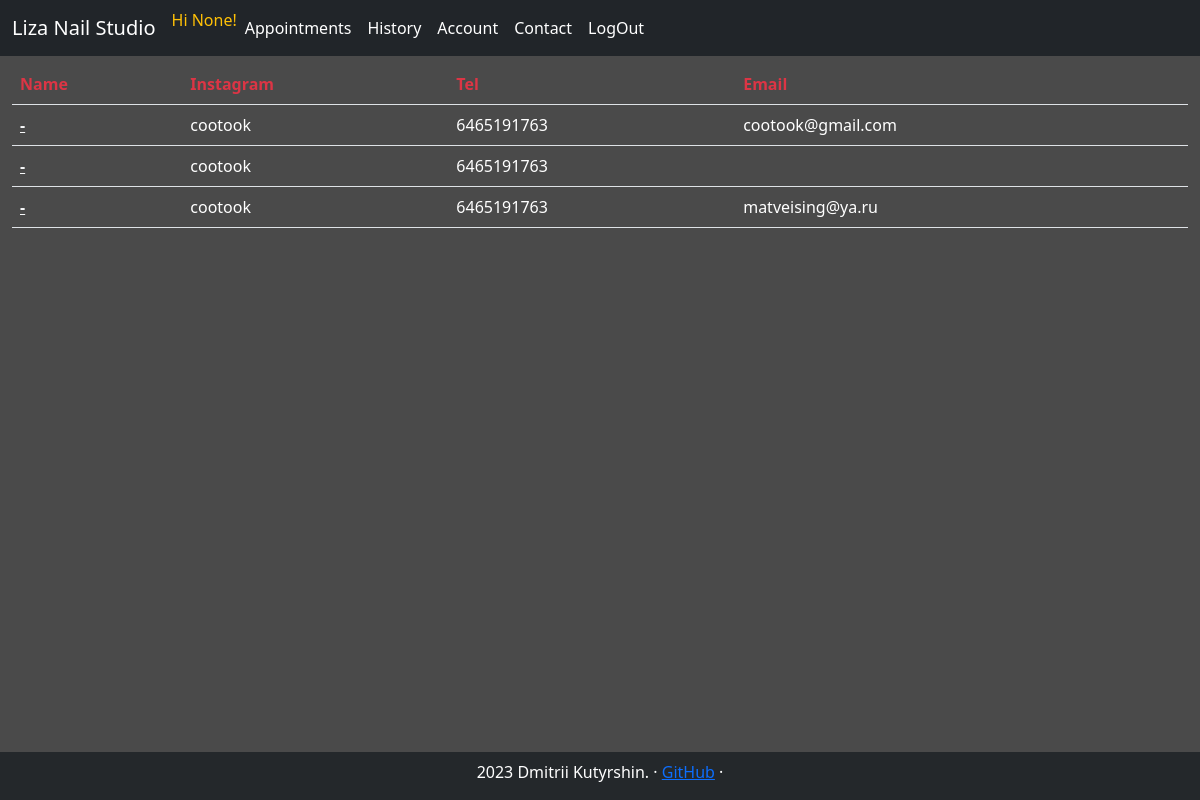
The app's page /clients/ (signed in), older data.
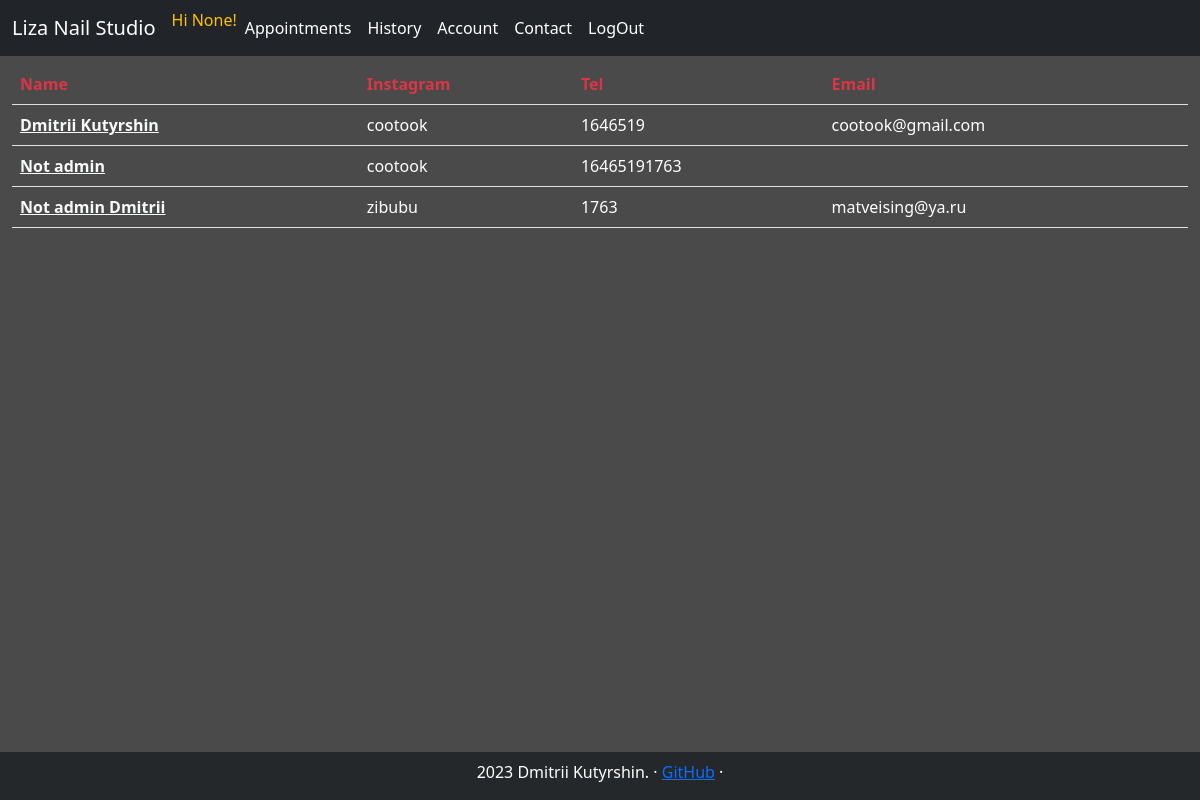
The same page, newer data.
### tables this page shows
CREATE TABLE users (id INTEGER PRIMARY KEY, is_admin INT, is_clerck INT ,  name TEXT, email TEXT, lang TEXT, instagram TEXT, tel TEXT, is_subscribed_promo INT, avatar TEXT);

### studio_app/webapp.py (the view, shortened to what this page needs)
@app.route("/clients/", methods=["GET", "POST"])
@login_required
@admin_only
def clients():
    try:
        con = sqlite3.connect("./db.db")
        cur = con.cursor()
        clients_db = cur.execute("SELECT name, instagram, tel, email, id FROM users").fetchall()
        clients = list()
        for client in clients_db:
            client_new = list()
            for el in client:
                el = "-" if el == None else el
                client_new.append(el)
            clients.append(client_new)
        print(clients)
    except Exception as er:
        con.close()
        print("##/clients/ --db connection")
        print(er)
        return  render_template("apology.html", error_message="Something went wrong")
    return render_template("clients.html", clients=clients)

### studio_app/helpers.py (called while the page is built)
def admin_only(f):
    @wraps(f)
    def decorated_function(*args, **kwargs):
        if session.get("is_admin")==0:
            return redirect("/")
        return f(*args, **kwargs)
    return decorated_function

def login_required(f):
    @wraps(f)
    def decorated_function(*args, **kwargs):
        if session.get("user_id") is None:
            return redirect("/signin")
        return f(*args, **kwargs)
    return decorated_function

### studio_app/webapp.py (called while the page is built)
@app.context_processor
def inject_navbar_items():
    return dict(navbar_menu=navbar_items)

@app.context_processor
def inject_navbar_items_not_loged_in():
    return dict(navbar_menu_not_loged_in=navbar_items_not_loged_in)

@app.context_processor
def inject_navbar_items_admin():
    return dict(navbar_items_admin=navbar_items_admin)

### studio_app/templates/clients.html (shortened to what this page needs)
{% extends "layout.html" %}
{% block content %}
<table class="table">
    <thead>
      <tr class="text-danger">
        <th scope="col">Name</th>
        <th scope="col">Instagram</th>
        <th scope="col">Tel</th>
        <th scope="col">Email</th>
      </tr>
    </thead>
    <tbody class="text-white">
        {% for client in clients %}
            <tr class="my-table-hover" onclick="window.location='/account/?user={{client[4]}}';">
                <th scope="row"><a  class="link-light  link-offset-2 link-underline-opacity-25 link-underline-opacity-100-hover" href="/account/?user={{client[4]}}">{{client[0]}}</a></th>
                <td>{{client[1]}}</td>
                <td>{{client[2]}}</td>
                <td>{{client[3]}}</td>
            </tr>
        {% endfor %}
    </tbody>
  </table>
{% endblock %}

### studio_app/templates/layout.html (shortened to what this page needs)
<!doctype html>
<html lang="en">
  <head>
<link href="{{ url_for('static', filename='/css/bootstrap.min.css') }}" rel="stylesheet">
<link href="{{ url_for('static', filename='/css/style.css') }}" rel="stylesheet">
  </head>
  <body>
        <header>
          <nav class="navbar navbar-expand-md navbar-dark fixed-top bg-dark">
            <div class="container-fluid">
            <a class="navbar-brand" href="/">Liza Nail Studio</a>
            <div class="collapse navbar-collapse" id="navbarCollapse">
                <ul class="navbar-nav me-auto mb-2 mb-md-0">
                  {% include 'header_navbar.html' %}
                </ul>
            </div>
            </div>
        </nav>
        </header>
        <main class="my-5 py-1">
            {% block content %}
            {% endblock %}
        </main>
        <footer class="footer">
          <p> 2023 Dmitrii Kutyrshin. &middot; <a href="https://github.com/cootook" target="_blank">GitHub</a> &middot; </p>
        </footer>
        <script src="https://cdn.jsdelivr.net/npm/bootstrap@4.0.0/dist/js/bootstrap.min.js"></script>  </body>
</html>

### studio_app/templates/header_navbar.html (shortened to what this page needs)
{% if session.get("user_id") %}
    {% if session.get("name") %}
        <span class="font-weight-light text-warning">Hi {{session.get("name")}}!</span>
    {% else %}
        <span class="font-weight-light text-warning">Hi {{session.get("instagram")}}!</span>
    {% endif %}
        {% if session.get("is_admin")==1 %}
            {% for navbar_item in navbar_items_admin %}
            <li class="nav-item">
                <a class="nav-link active" aria-current="page" href="/{{ navbar_item.lower() }}/">{{ navbar_item }}</a>
            </li>
            {% endfor %}
        {% else %}
            {% for navbar_item in navbar_menu %}
            <li class="nav-item">
                <a class="nav-link active" aria-current="page" href="/{{ navbar_item.lower() }}/">{{ navbar_item }}</a>
            </li>
            {% endfor %}
        {% endif %}
{% else %}
    {% for navbar_item in navbar_menu_not_loged_in %}
        <li class="nav-item">
            <a class="nav-link active" aria-current="page" href="/{{ navbar_item.lower() }}/">{{ navbar_item }}</a>
        </li>
    {% endfor %}
{% endif %}

### studio_app/static/css/style.css (style rules this page uses)
body { font-weight: 100; color: rgba(255, 255, 255, 1); background: #4A4A4A; }
.table { width: 98%; margin: 1%; }
.footer { position: fixed; background-color: rgba(33,37,41, 0.9); bottom: 0; width: 100%; text-align: center; padding-top: .5em; }

### studio_app/templates/clients.html (style rules this page uses)
.my-table-hover { cursor: pointer; }
table { overflow: scroll; }

### studio_app/templates/header_navbar.html (style rules this page uses)
.nav-link { transition: font-weight .3s; }

Row changes from the older to the newer data that the page shows:
changed users "cootook@gmail.com": name "-" → "Dmitrii Kutyrshin"; tel "6465191763" → "1646519"
changed users: name "-" → "Not admin"; tel "6465191763" → "16465191763"
changed users "matveising@ya.ru": name "-" → "Not admin Dmitrii"; instagram "cootook" → "zibubu"; tel "6465191763" → "1763"
